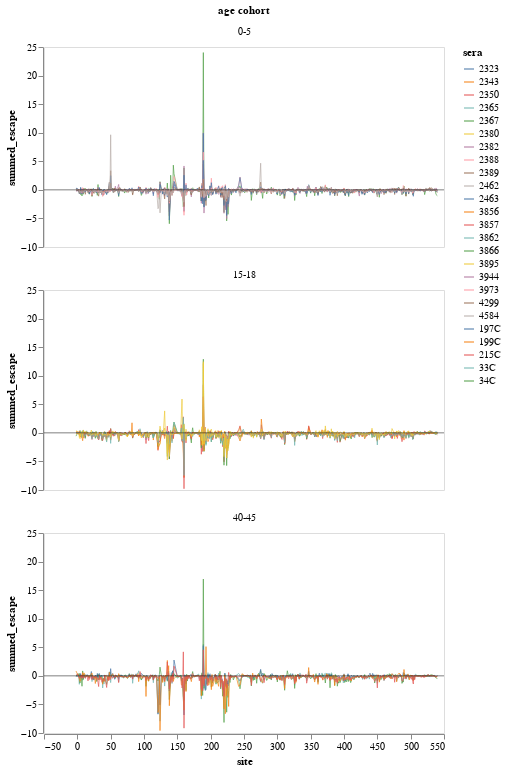

The notebook cell this image was saved under:
### Code cell
summed_escape_lineplot = (
    alt.Chart()
    .encode(
        x=alt.X("site", 
                title="site",
               ),
        y=alt.Y(
            "escape_mean",
            title="summed_escape",
        ),
        # column='age_group:N',
        color=alt.Color('serum:N', 
                        legend=alt.Legend(orient="right", title='sera'))
    )
    .mark_line(size=1, opacity=0.7)
    .properties(width=400, height=200)
    # .mark_circle(opacity=0.7, size=20))
)

x_axis = alt.Chart(pd.DataFrame({'y': [0]})).mark_rule(opacity=0.5).encode(y='y')

alt.layer(
    summed_escape_lineplot, x_axis, data=full_escape
).facet(
    facet=alt.Facet(
        'age_group:N',
        title='age cohort',
    ),
    columns=1
).configure_axis(grid=False)

# chart.save('immune_escape_by_age.pdf')

### Figure 1 — Vega-Lite specification as saved in the notebook (floating-point values rounded to 4 significant figures; data arrays with more than 128 entries replaced by an {"elided": "..."} marker saying what was removed)
{"config": {"view": {"continuousWidth": 300, "continuousHeight": 300}, "axis": {"grid": false}}, "data": {"name": "data-d755759d041036d137f3fc1949d17f5d"}, "facet": {"field": "age_group", "title": "age cohort", "type": "nominal"}, "spec": {"layer": [{"mark": {"type": "line", "opacity": 0.7, "size": 1}, "encoding": {"color": {"field": "serum", "legend": {"orient": "right", "title": "sera"}, "type": "nominal"}, "x": {"field": "site", "title": "site", "type": "quantitative"}, "y": {"field": "escape_mean", "title": "summed_escape", "type": "quantitative"}}}, {"data": {"name": "data-06fd9f850666401b4599de5588b60692"}, "mark": {"type": "rule", "opacity": 0.5}, "encoding": {"y": {"field": "y", "type": "quantitative"}}}], "height": 200, "width": 400}, "columns": 1, "$schema": "https://vega.github.io/schema/vega-lite/v5.6.1.json", "datasets": {"data-d755759d041036d137f3fc1949d17f5d": {"elided": "10915 records"}, "data-06fd9f850666401b4599de5588b60692": [{"y": 0}]}}
